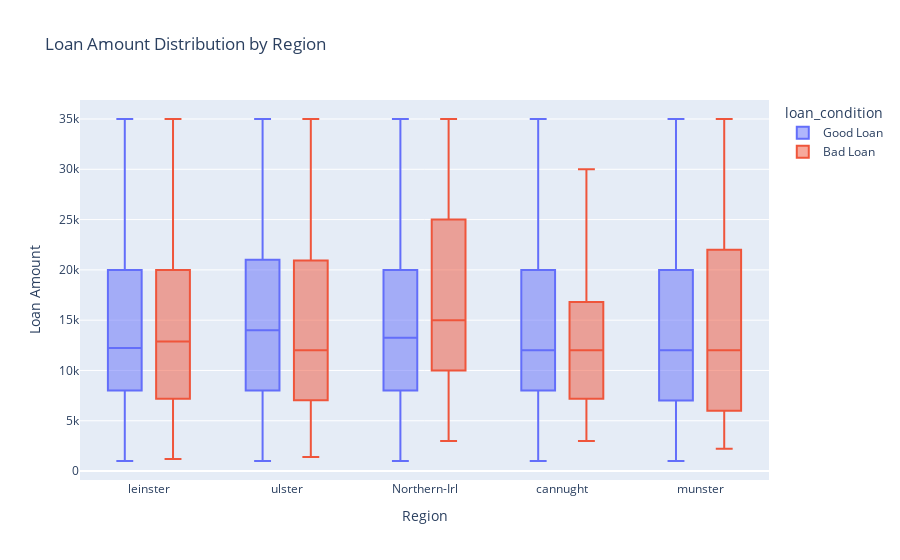

The code cell stored with this chart in its notebook:
### Markdown cell above
3. Loan Amount Distribution by Region

### Code cell
import pandas as pd
import plotly.express as px

# Load the dataset
df = pd.read_csv('data/mortgage.csv')

# Loan Amount Distribution by Region
fig = px.box(df, x='region', y='loan_amount', color='loan_condition', 
             title='Loan Amount Distribution by Region', labels={'region': 'Region', 'loan_amount': 'Loan Amount'})
fig.show()

### Figure 1 — Plotly figure (JSON) as saved in the notebook; plotly's stock layout.template omitted (floating-point values rounded to 4 significant figures; data arrays with more than 128 entries replaced by an {"elided": "..."} marker saying what was removed)
{"data": [{"alignmentgroup": "True", "hovertemplate": "loan_condition=Good Loan<br>Region=%{x}<br>Loan Amount=%{y}<extra></extra>", "legendgroup": "Good Loan", "marker": {"color": "#636efa"}, "name": "Good Loan", "notched": false, "offsetgroup": "Good Loan", "orientation": "v", "showlegend": true, "type": "box", "x": {"elided": "3290 str values"}, "x0": " ", "xaxis": "x", "y": {"elided": "3290 int values"}, "y0": " ", "yaxis": "y"}, {"alignmentgroup": "True", "hovertemplate": "loan_condition=Bad Loan<br>Region=%{x}<br>Loan Amount=%{y}<extra></extra>", "legendgroup": "Bad Loan", "marker": {"color": "#EF553B"}, "name": "Bad Loan", "notched": false, "offsetgroup": "Bad Loan", "orientation": "v", "showlegend": true, "type": "box", "x": {"elided": "417 str values"}, "x0": " ", "xaxis": "x", "y": {"elided": "417 int values"}, "y0": " ", "yaxis": "y"}], "layout": {"boxmode": "group", "legend": {"title": {"text": "loan_condition"}, "tracegroupgap": 0}, "title": {"text": "Loan Amount Distribution by Region"}, "xaxis": {"anchor": "y", "domain": [0, 1], "title": {"text": "Region"}}, "yaxis": {"anchor": "x", "domain": [0, 1], "title": {"text": "Loan Amount"}}}}
